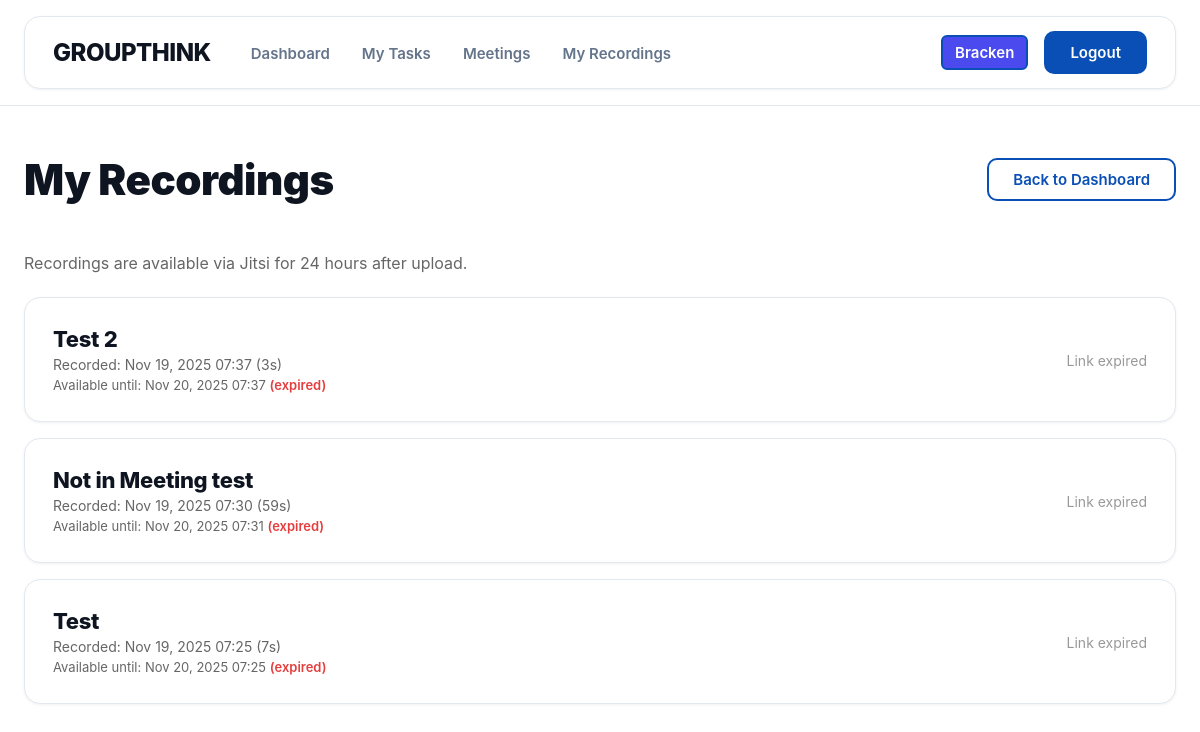
Page /my-recordings/ (signed in) on the committed database.
### home/models.py (models this page shows, shortened)
class UserProfile(models.Model):
    user = models.OneToOneField(User, on_delete=models.CASCADE, related_name='profile')
    display_name = models.CharField(max_length=100)
    email_verified = models.BooleanField(default=False)
    verification_token = models.CharField(max_length=100, blank=True, null=True)
    created_at = models.DateTimeField(auto_now_add=True)
    updated_at = models.DateTimeField(auto_now=True)

class Recording(models.Model):
    meeting = models.ForeignKey(Meeting, on_delete=models.CASCADE, related_name="recordings")
    storage_url = models.URLField()
    duration_sec = models.PositiveIntegerField(null=True, blank=True)
    started_at = models.DateTimeField(null=True, blank=True)
    ended_at = models.DateTimeField(null=True, blank=True)
    initiator_id = models.CharField(max_length=255, blank=True)
    expires_at = models.DateTimeField()
    created_at = models.DateTimeField(auto_now_add=True)
    def is_expired(self):
        return timezone.now() >= self.expires_at

class Meeting(models.Model):
    STATUS_CHOICES = [
        ('not_started', 'Not Started'),
        ('live', 'Live'),
        ('ended', 'Ended'),
    ]
    title = models.CharField(max_length=100)
    room_name = models.CharField(max_length=100, unique=True)
    created_by = models.ForeignKey(User, on_delete=models.CASCADE, related_name='created_meetings', null=True, blank=True)
    workspace = models.ForeignKey(Workspace, on_delete=models.CASCADE, related_name='meetings', null=True, blank=True)
    status = models.CharField(max_length=20, choices=STATUS_CHOICES, default='not_started')
    started_at = models.DateTimeField(null=True, blank=True)
    ended_at = models.DateTimeField(null=True, blank=True)
    recording_url = models.URLField(max_length=500, blank=True, null=True)
    created_at = models.DateTimeField(auto_now_add=True)
    participants = models.ManyToManyField(settings.AUTH_USER_MODEL, related_name='meetings_participating',
        blank=True,)

### home/views.py (the view)
# urls.py: path("my-recordings/", views.my_recordings, name="my_recordings"),
@login_required
def my_recordings(request):
    user = request.user
    recordings = (
        Recording.objects
        .filter(meeting__participants=user)
        .select_related("meeting")
        .order_by("-created_at")
    )
    return render(request, "home/my_recordings.html", {
        "recordings": recordings,
    })

### home/templates/home/my_recordings.html (shortened to what this page needs)
{% extends 'home/base.html' %}
{% block content %}
<main class="dashboard-container">
  <div class="dashboard-header">
    <h1>My Recordings</h1>
    <a href="{% url 'dashboard' %}" class="btn btn-secondary">Back to Dashboard</a>
  </div>
  {% if recordings %}
    <section style="margin-bottom: 24px;">
      <p style="color: #666; margin: 0;">
        Recordings are available via Jitsi for 24 hours after upload.
      </p>
    </section>
    <section style="display: flex; flex-direction: column; gap: 16px;">
      {% for rec in recordings %}
      <div class="workspace-card" style="display: flex; justify-content: space-between; align-items: center;">
        <div style="flex: 1;">
          <h3 style="margin: 0 0 4px 0;">{{ rec.meeting.title }}</h3>
          {% if rec.started_at %}
            <p style="color: #666; margin: 0; font-size: 14px;">
              Recorded: {{ rec.started_at|date:"M d, Y H:i" }}
              {% if rec.duration_sec %}
                ({{ rec.duration_sec }}s)
              {% endif %}
            </p>
          {% endif %}
          <p style="color: #666; margin: 4px 0 0 0; font-size: 13px;">
            Available until: {{ rec.expires_at|date:"M d, Y H:i" }}
            {% if rec.is_expired %}
              <span style="color: #e53e3e; font-weight: 600;">(expired)</span>
            {% endif %}
          </p>
        </div>
        <div>
          {% if not rec.is_expired %}
            <a href="{% url 'recording_detail' rec.id %}" class="btn">
              View Recording
            </a>
          {% else %}
            <span style="color:#999; font-size: 14px;">Link expired</span>
          {% endif %}
        </div>
      </div>
      {% endfor %}
    </section>
  {% else %}
    <div class="empty-state">
      <p>You don't have any recordings yet.</p>
      <p>Recordings from meetings you join will appear here.</p>
    </div>
  {% endif %}
</main>
{% endblock %}

### home/templates/home/base.html (shortened to what this page needs)
{% load static %}
<!DOCTYPE html>
<html lang="en">
<head>
  <link rel="stylesheet" href="{% static 'styles.css' %}">
</head>
<body>
  <nav class="nav-wrap">
    <div class="nav">
      <a href="{% url 'index' %}" class="brand" style="text-decoration: none; color: inherit;">GROUPTHINK</a>
      <ul class="links">
        {% if user.is_authenticated %}
        <li><a href="{% url 'dashboard' %}">Dashboard</a></li>
        <li><a href="{% url 'my_tasks' %}">My Tasks</a></li>
        <li><a href="{% url 'create_meeting' %}">Meetings</a></li>
        <li><a href="{% url 'my_recordings' %}">My Recordings</a></li>
        {% endif %}
      </ul>
      {% if user.is_authenticated %}
      <div style="margin-left: auto; display: flex; align-items: center; gap: 16px;">
        <a href="{% url 'profile' %}" class="btn btn-login"
           style="background: #4a4aef; padding: 6px 12px; border-radius: 6px; text-decoration: none; color: #fff; font-weight: 600;">
          {{ user.profile.display_name }}
        </a>
        <a class="btn btn-login" href="{% url 'logout' %}">Logout</a>
      </div>
      {% else %}
      <a class="btn btn-login" href="{% url 'login' %}">Login</a>
      {% endif %}
    </div>
  </nav>
    {% block content %}
    {% endblock %}
</body>

### home/static/styles.css (style rules this page uses)
:root { --bg: #ffffff; --bg-secondary: #f8fafc; --text: #0e1420; --muted: #64748b; --brand: #0a4fb5; --brand-dark: #073a87; --brand-light: #2563eb; --ringA: #e2e8f0; --ringB: #dbeafe; --shadow-sm: 0 1px 3px rgba(0, 0, 0, 0.06); --shadow-md: 0 4px 14px rgba(0, 0, 0, 0.08); --shadow-lg: 0 10px 30px rgba(0, 0, 0, 0.12); }
* { box-sizing:border-box; }
html,body { height:100%; }
body { margin:0; font-family: 'Inter', system-ui, -apple-system, Segoe UI, Roboto, "Helvetica Neue", Arial, sans-serif; color:var(--text); background:var(--bg); -webkit-font-smoothing: antialiased; }
.nav-wrap { position:sticky; top:0; z-index:10; padding:16px 24px; background: rgba(255, 255, 255, 0.9); backdrop-filter: blur(12px); border-bottom: 1px solid var(--ringA); }
.nav { max-width:1280px; margin:0 auto; background:#fff; color:var(--text); display:flex; align-items:center; gap:40px; padding:14px 28px; border-radius:16px; box-shadow: var(--shadow-sm); border: 1px solid var(--ringA); }
.brand { font-weight:800; letter-spacing:-0.5px; font-size:24px; color:var(--brand); transition: opacity 0.2s; }
.links { display:flex; align-items:center; gap:32px; list-style:none; margin:0; padding:0; }
.links a { text-decoration:none; color:var(--muted); font-weight:600; font-size:15px; transition: color 0.2s; position: relative; }
.links a::after { content: ''; position: absolute; bottom: -4px; left: 0; width: 0; height: 2px; background: var(--brand); transition: width 0.3s ease; }
.btn { display:inline-flex; align-items:center; justify-content:center; padding:10px 24px; border-radius:10px; text-decoration:none; font-weight:600; font-size:15px; border:none; transition: all 0.2s ease; cursor: pointer; }
.btn-login { margin-left:auto; background:var(--brand); color:#fff; border: 2px solid var(--brand); }
.dashboard-container { max-width: 1280px; margin: 0 auto; padding: 48px 24px; }
.dashboard-header { display: flex; justify-content: space-between; align-items: center; margin-bottom: 48px; flex-wrap: wrap; gap: 24px; }
.dashboard-header h1 { margin: 0; font-size: 42px; font-weight: 900; letter-spacing: -0.5px; color: var(--text); }
.btn-secondary { background: #fff; color: var(--brand); border: 2px solid var(--brand); transition: all 0.2s; }
.workspace-card { background: #fff; border: 1px solid var(--ringA); border-radius: 16px; padding: 28px; transition: all 0.3s ease; box-shadow: var(--shadow-sm); }
.workspace-card h3 { margin: 0; font-size: 22px; font-weight: 800; color: var(--text); letter-spacing: -0.3px; }

### rows in the picture
Recording: meeting "Test 2", started_at "Nov 19, 2025 07:37", duration_sec "3", expires_at "Nov 20, 2025 07:37", shows "(expired)", shows "Link expired"
Recording: meeting "Not in Meeting test", started_at "Nov 19, 2025 07:30", duration_sec "59", expires_at "Nov 20, 2025 07:31", shows "(expired)", shows "Link expired"
Recording: meeting "Test", started_at "Nov 19, 2025 07:25", duration_sec "7", expires_at "Nov 20, 2025 07:25", shows "(expired)", shows "Link expired"

### other values in the picture
{{ user.profile.display_name }} "Bracken"
